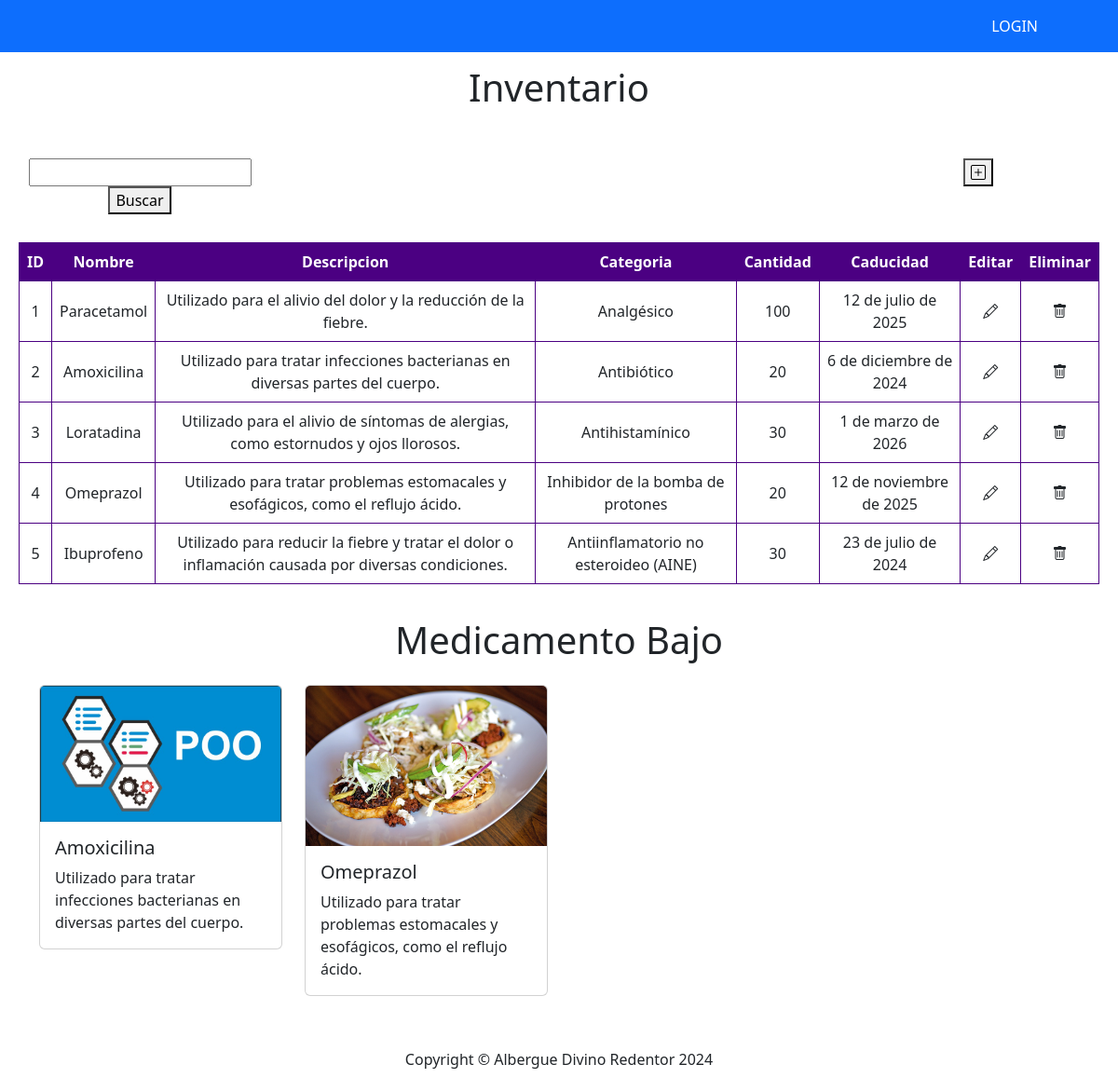
The page /farmacia/ on the database its author committed.
### farmacia/models.py (models this page shows, shortened)
class Medicamentos(models.Model):
    id = models.AutoField(primary_key = True)
    nombreMed = models.TextField(verbose_name = "Nombre de medicamento", null = True)
    categoria = models.TextField(verbose_name = "Categoría", null = True)
    cantidad = models.IntegerField(verbose_name = "Cantidad", null = True)
    fechaVen = models.DateField(verbose_name = "Fecha de vencimiento", null = True)
    descripcion = models.TextField(verbose_name = "Descripción del medicamento", null = True)
    fotoMed = models.FileField(upload_to = "fotosMedicamentos", blank = True, null = True, verbose_name = "Foto del medicamento")
    created = models.DateTimeField(auto_now_add=True)
    updated = models.DateTimeField(auto_now_add=True)
    class Meta:
        verbose_name = "Medicamento"
        verbose_name_plural = "Medicamentos"
        ordering = ["id"]

### farmacia/views.py (the view)
# urls.py: path('farmacia/', farmacia_views.allMedicamentos, name="Medicamentos"),
def allMedicamentos(request):
    medicamentos = Medicamentos.objects.all().only("id","nombreMed","descripcion","categoria","cantidad","fechaVen")
    lowMeds = Medicamentos.objects.filter(cantidad__lte=20)
    consulta ={
        "medicamentos":medicamentos,
        "lowMeds":lowMeds
    }
    return render(request, "farmacia/viewFarmacia.html",consulta)

### farmacia/templates/farmacia/viewFarmacia.html (shortened to what this page needs)
{% extends "home/base.html" %}
{% block contenido %}
<div class="text-center" style= "padding:10px">
    <h1>Inventario </h1>
</div>
<container class="container-table">
    <div class="container-button">
        <div class="box">
    <input type="search">
    <button  type="button">Buscar</button>
        </div>
    <div class="box">
    <button type="submit"><i class="bi bi-plus-square"></i></button>
    </div>
    </div>
    <div class= "container-table">
<table class="table table-bordered border-purple text-center align-middle">
    <thead class= "table-purple">
        <tr class="text-white">
            <th>ID</th>
            <th>Nombre</th>
            <th>Descripcion</th>
            <th>Categoria</th>
            <th>Cantidad</th>
            <th>Caducidad</th>
            <th>Editar</th>
            <th>Eliminar</th>
        </tr>
    </thead>
    <tboody>
        {% for medicamento in medicamentos  %}
        <tr>
            <td>{{medicamento.id}}</td>
            <td>{{medicamento.nombreMed}}</td>
            <td>{{medicamento.descripcion}}</td>
            <td>{{medicamento.categoria}}</td>
            <td>{{medicamento.cantidad}}</td>
            <td>{{medicamento.fechaVen}}</td>
            <td><i class="bi bi-pencil"></i></td>
            <td><i class="bi bi-trash"></i></td>
        </tr>
        {% endfor %}
    </tboody>
</table>
</div>
<div class="text-center">
    <h1>Medicamento Bajo</h1>
</div>
    <div class="container mt-4">
        <div class="row">
            {% for lowMed in lowMeds %}
            <div class="col-md-3 mb-4">
    <div class="card">
        <img src="{{lowMed.fotoMed.url}}" class="card-img-top" width="100"  alt="...">
        <div class="card-body">
          <h5 class="card-title">{{lowMed.nombreMed}}</h5>
          <p class="card-text">{{lowMed.descripcion}}</p>
        </div>
    </div>
            </div>
            {% endfor %}
        </div>
    </div>
</container>
{% endblock  %}

### rows shown on the page
Medicamentos: id "1", nombreMed "Paracetamol", descripcion "Utilizado para el alivio del dolor y la reducción de la fiebre.", categoria "Analgésico", cantidad "100", fechaVen "12 de julio de 2025"
Medicamentos: id "2", nombreMed "Amoxicilina", descripcion "Utilizado para tratar infecciones bacterianas en diversas partes del cuerpo.", categoria "Antibiótico", cantidad "20", fechaVen "6 de diciembre de 2024", fotoMed (picture)
Medicamentos: id "3", nombreMed "Loratadina", descripcion "Utilizado para el alivio de síntomas de alergias, como estornudos y ojos llorosos.", categoria "Antihistamínico", cantidad "30", fechaVen "1 de marzo de 2026"
Medicamentos: id "4", nombreMed "Omeprazol", descripcion "Utilizado para tratar problemas estomacales y esofágicos, como el reflujo ácido.", categoria "Inhibidor de la bomba de protones", cantidad "20", fechaVen "12 de noviembre de 2025", fotoMed (picture)
Medicamentos: id "5", nombreMed "Ibuprofeno", descripcion "Utilizado para reducir la fiebre y tratar el dolor o inflamación causada por diversas condiciones.", categoria "Antiinflamatorio no esteroideo (AINE)", cantidad "30", fechaVen "23 de julio de 2024"
